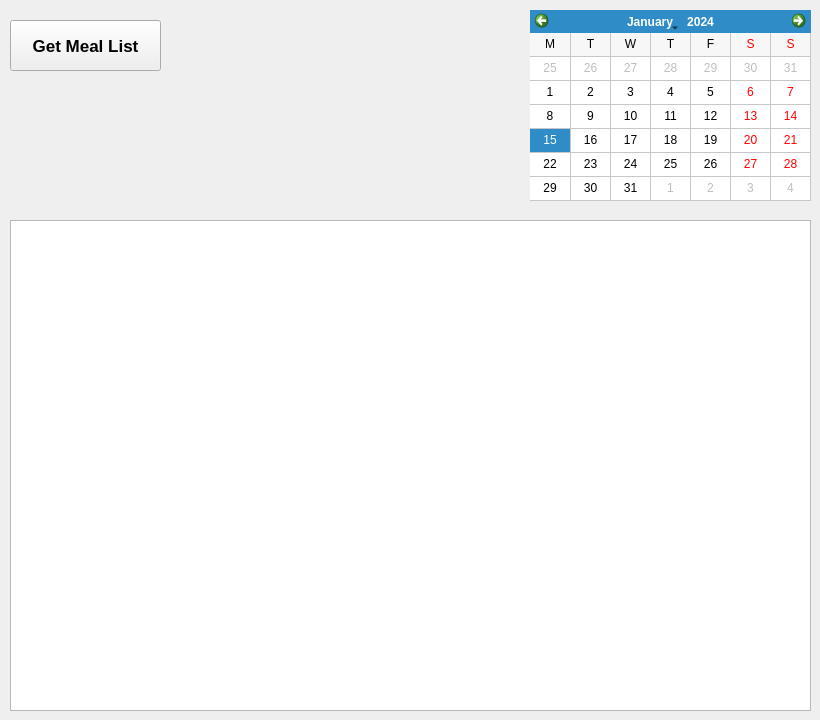
    <widget class="QWidget" name="tab_View">
     <attribute name="title">
      <string>View Meal List</string>
     </attribute>
     <widget class="QPushButton" name="btn_LoadViewTable">
      <property name="geometry">
       <rect>
        <x>10</x>
        <y>20</y>
        <width>151</width>
        <height>51</height>
       </rect>
      </property>
      <property name="font">
       <font>
        <family>MS Sans Serif</family>
        <pointsize>13</pointsize>
        <weight>75</weight>
        <italic>false</italic>
        <bold>true</bold>
       </font>
      </property>
      <property name="text">
       <string>Get Meal List</string>
      </property>
     </widget>
     <widget class="QCalendarWidget" name="calViewTab">
      <property name="enabled">
       <bool>true</bool>
      </property>
      <property name="geometry">
       <rect>
        <x>530</x>
        <y>10</y>
        <width>281</width>
        <height>191</height>
       </rect>
      </property>
      <property name="firstDayOfWeek">
       <enum>Qt::Monday</enum>
      </property>
      <property name="gridVisible">
       <bool>true</bool>
      </property>
      <property name="horizontalHeaderFormat">
       <enum>QCalendarWidget::SingleLetterDayNames</enum>
      </property>
      <property name="verticalHeaderFormat">
       <enum>QCalendarWidget::NoVerticalHeader</enum>
      </property>
      <property name="navigationBarVisible">
       <bool>true</bool>
      </property>
      <property name="dateEditEnabled">
       <bool>false</bool>
      </property>
     </widget>
     <widget class="QTableWidget" name="tbl_View">
      <property name="geometry">
       <rect>
        <x>10</x>
        <y>220</y>
        <width>801</width>
        <height>491</height>
       </rect>
      </property>
     </widget>
    </widget>
